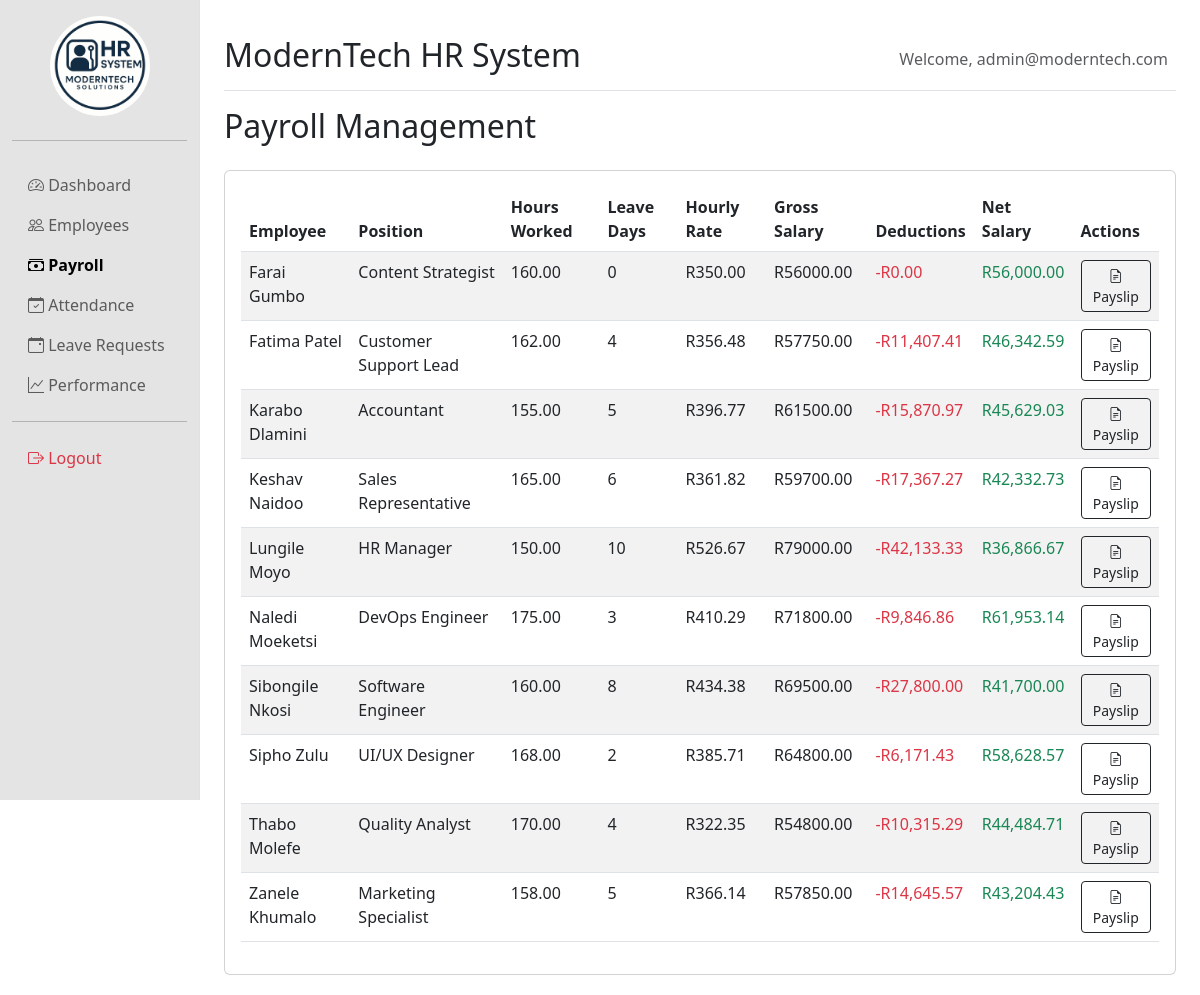
The app's page /payroll.php (signed in) with its own data.
### tables this page shows
CREATE TABLE payroll_data (
    payroll_id INT AUTO_INCREMENT PRIMARY KEY,
    employee_id INT,
    hours_worked DECIMAL(6,2),
    leave_deductions INT,
    final_salary DECIMAL(10,2),
    FOREIGN KEY (employee_id) REFERENCES employees(employee_id)ON DELETE CASCADE 
);

CREATE TABLE employees (
    employee_id INT PRIMARY KEY,
    name VARCHAR(100) NOT NULL,
    position VARCHAR(100) NOT NULL,
    department VARCHAR(100) NOT NULL,
    salary DECIMAL(10,2) NOT NULL,
    employment_history TEXT,
    contact_email VARCHAR(100) NOT NULL
);

### payroll.php (the view, shortened to what this page needs)
<?php
require_once 'db.php';
require_once 'header.php';
$payrollData = $conn->query("
    SELECT e.employee_id, e.name, e.position, e.salary,
    p.hours_worked, p.leave_deductions, p.final_salary
    FROM employees e
    JOIN payroll_data p ON e.employee_id = p.employee_id
    ORDER BY e.name
");
$payrollResults = [];
while ($employee = $payrollData->fetch_assoc()) {
    $hoursWorked = ($employee['hours_worked'] && $employee['hours_worked'] > 0) ? $employee['hours_worked'] : 160;
    $hourlyRate = $employee['final_salary'] / $hoursWorked;
    $leaveHours = $employee['leave_deductions'] * 8;
    $deductionAmount = $hourlyRate * $leaveHours;
    $netSalary = $employee['final_salary'] - $deductionAmount;
    $payrollResults[] = [
        'employeeId' => $employee['employee_id'],
        'name' => $employee['name'],
        'position' => $employee['position'],
        'hoursWorked' => $hoursWorked,
        'leaveDeductions' => $employee['leave_deductions'],
        'grossSalary' => $employee['final_salary'],
        'hourlyRate' => number_format($hourlyRate, 2),
        'leaveHours' => $leaveHours,
        'deductionAmount' => number_format($deductionAmount, 2),
        'netSalary' => number_format($netSalary, 2)
    ];
}
?>
<div class="d-flex justify-content-between mb-3">
    <h2>Payroll Management</h2>
</div>
<div class="card">
    <div class="card-body">
        <table class="table table-striped table-hover">
            <thead>
                <tr>
                    <th>Employee</th>
                    <th>Position</th>
                    <th>Hours Worked</th>
                    <th>Leave Days</th>
                    <th>Hourly Rate</th>
                    <th>Gross Salary</th>
                    <th>Deductions</th>
                    <th>Net Salary</th>
                    <th>Actions</th>
                </tr>
            </thead>
            <tbody>
                <?php foreach ($payrollResults as $employee): ?>
                <tr>
                    <td><?php echo $employee['name']; ?></td>
                    <td><?php echo $employee['position']; ?></td>
                    <td><?php echo $employee['hoursWorked']; ?></td>
                    <td><?php echo $employee['leaveDeductions']; ?></td>
                    <td>R<?php echo $employee['hourlyRate']; ?></td>
                    <td>R<?php echo $employee['grossSalary']; ?></td>
                    <td class="text-danger">-R<?php echo $employee['deductionAmount']; ?></td>
                    <td class="text-success">R<?php echo $employee['netSalary']; ?></td>
                    <td>
                        <button class="btn btn-sm btn-outline-dark" data-bs-toggle="modal"
                                data-bs-target="#payslipModal"
                                data-name="<?php echo $employee['name']; ?>"
                                data-id="<?php echo $employee['employeeId']; ?>"
                                data-gross="<?php echo $employee['grossSalary']; ?>"
                                data-deductions="<?php echo $employee['deductionAmount']; ?>"
                                data-net="<?php echo $employee['netSalary']; ?>">
                            <i class="bi bi-file-earmark-text"></i> Payslip
                        </button>
                    </td>
                </tr>
                <?php endforeach; ?>
            </tbody>
        </table>
    </div>
</div>
<?php
require_once 'footer.php';
?>

### records on screen
payroll_data: employee.name "Farai Gumbo", employee.position "Content Strategist", hours_worked "160.00", leave_deductions "0", hourlyRate "350.00", grossSalary "56000.00", deductionAmount "0.00", netSalary "56,000.00"
payroll_data: employee.name "Fatima Patel", employee.position "Customer Support Lead", hours_worked "162.00", leave_deductions "4", hourlyRate "356.48", final_salary "57750.00", deductionAmount "11,407.41", netSalary "46,342.59"
payroll_data: employee.name "Karabo Dlamini", employee.position "Accountant", hours_worked "155.00", leave_deductions "5", hourlyRate "396.77", final_salary "61500.00", deductionAmount "15,870.97", netSalary "45,629.03"
payroll_data: employee.name "Keshav Naidoo", employee.position "Sales Representative", hours_worked "165.00", leave_deductions "6", hourlyRate "361.82", final_salary "59700.00", deductionAmount "17,367.27", netSalary "42,332.73"
payroll_data: employee.name "Lungile Moyo", employee.position "HR Manager", hours_worked "150.00", leave_deductions "10", hourlyRate "526.67", final_salary "79000.00", deductionAmount "42,133.33", netSalary "36,866.67"
payroll_data: employee.name "Naledi Moeketsi", employee.position "DevOps Engineer", hours_worked "175.00", leave_deductions "3", hourlyRate "410.29", final_salary "71800.00", deductionAmount "9,846.86", netSalary "61,953.14"
payroll_data: employee.name "Sibongile Nkosi", employee.position "Software Engineer", hours_worked "160.00", leave_deductions "8", hourlyRate "434.38", final_salary "69500.00", deductionAmount "27,800.00", netSalary "41,700.00"
payroll_data: employee.name "Sipho Zulu", employee.position "UI/UX Designer", hours_worked "168.00", leave_deductions "2", hourlyRate "385.71", final_salary "64800.00", deductionAmount "6,171.43", netSalary "58,628.57"
payroll_data: employee.name "Thabo Molefe", employee.position "Quality Analyst", hours_worked "170.00", leave_deductions "4", hourlyRate "322.35", final_salary "54800.00", deductionAmount "10,315.29", netSalary "44,484.71"
payroll_data: employee.name "Zanele Khumalo", employee.position "Marketing Specialist", hours_worked "158.00", leave_deductions "5", hourlyRate "366.14", final_salary "57850.00", deductionAmount "14,645.57", netSalary "43,204.43"

### other values on screen
$_SESSION['username'] "admin@moderntech.com"
